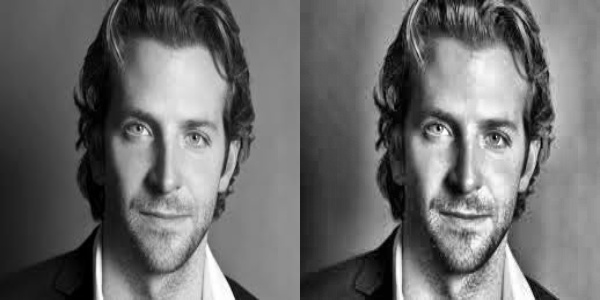
#> input picture images/clahe.jpg, 600 x 300 px
$ python -i detect.py   (imports and definitions only)
#> lines starting #> are read from the running program, lines starting #| are printed output that depends on the picture
#> further down, picture is the input picture: shape (300, 600, 3); min 0, max 255, mean 108.5
import cv2
import numpy as np
import pickle
from skimage.feature import local_binary_pattern, hog

# ── Config (must match train.py) ─────────────────────────
RADIUS = 3
N_POINTS = 8 * RADIUS
IMG_SIZE = (64, 64)

def extract_features(image):
    gray = cv2.cvtColor(image, cv2.COLOR_BGR2GRAY)
    gray = cv2.resize(gray, IMG_SIZE)
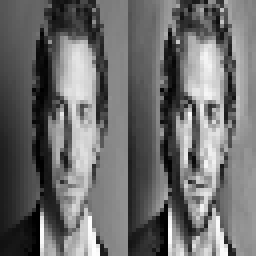
#> gray: shape (64, 64) (shown 4 times larger); min 0, max 254, mean 109.1

    # LBP features
    lbp = local_binary_pattern(gray, N_POINTS, RADIUS, method='uniform')
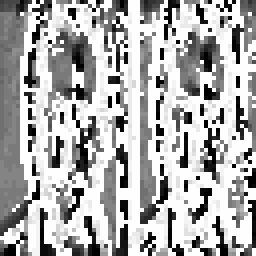
#> lbp: shape (64, 64) float64 (shown 4 times larger); min 0, max 25, mean 17.1; drawn with min black and max white
    hist, _ = np.histogram(lbp.ravel(), bins=np.arange(0, N_POINTS + 3),
                           range=(0, N_POINTS + 2))
#> hist = 26 values, max 1774 at index 25, min 8 at index 18, mean 157.5
    hist = hist.astype("float")
    hist /= (hist.sum() + 1e-6)
#> hist = 26 values, max 0.433 at index 25, min 0.00195 at index 18, mean 0.0385

    # HOG features
    hog_feat = hog(gray, orientations=9, pixels_per_cell=(8, 8),
                   cells_per_block=(2, 2), visualize=False)
#> hog_feat = 1764 values, max 0.415 at index 1529, min 0 at index 1, mean 0.118

    # Combine both
    return np.concatenate([hist, hog_feat])

# [58 lines not run here, left out]

>>> import cv2
>>> picture = cv2.imread('images/clahe.jpg')
>>> result = extract_features(picture)
#> result = 1790 values, max 0.433 at index 25, min 0 at index 27, mean 0.116

$ run again, on images/hog.jpg
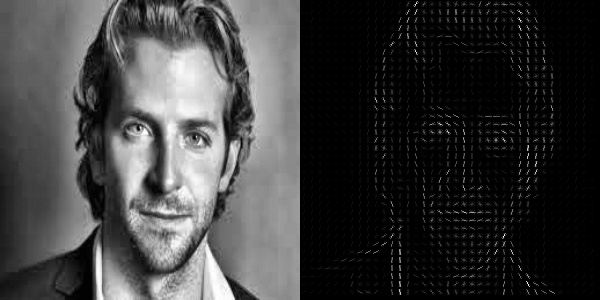
#> input picture images/hog.jpg, 600 x 300 px
#> picture is the input picture: shape (300, 600, 3); min 0, max 255, mean 60.2
#> in extract_features, `gray = cv2.resize(gray, IMG_SIZE)`:
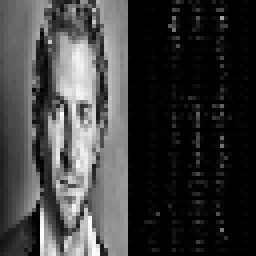
#> gray: shape (64, 64) (shown 4 times larger); min 0, max 253, mean 60.4
#> in extract_features, `lbp = local_binary_pattern(gray, N_POINTS, RADIUS, method='uniform')`:
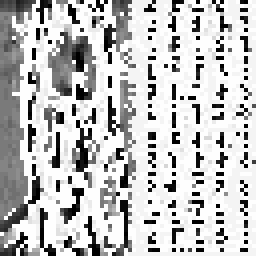
#> lbp: shape (64, 64) float64 (shown 4 times larger); min 0, max 25, mean 18.8; drawn with min black and max white
#> in extract_features, `hist, _ = np.histogram(lbp.ravel(), bins=np.arange(0, N_POINTS + 3), r..`: hist = 26 values, max 1750 at index 25, min 5 at index 19, mean 157.5
#> in extract_features, `hist /= (hist.sum() + 1e-6)`: hist = 26 values, max 0.427 at index 25, min 0.00122 at index 19, mean 0.0385
#> hog_feat = 1764 values, max 0.409 at index 1656, min 0 at index 3, mean 0.115
#> result = 1790 values, max 0.427 at index 25, min 0 at index 29, mean 0.114
